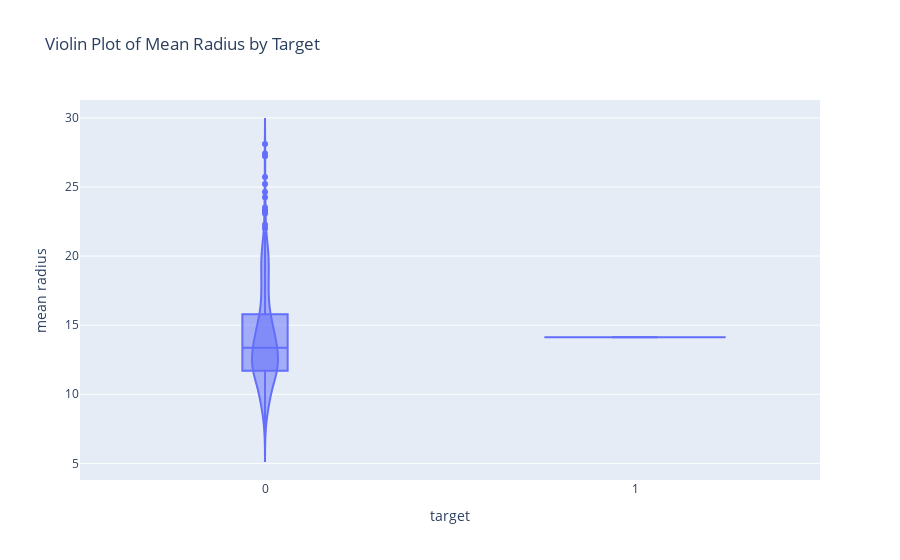

Source (notebook cell):
### Markdown cell above
PLOTLYEXPRESS

### Code cell
import plotly.express as px

# Create a violin plot of a feature
fig = px.violin(data, x='target', y='mean radius', box=True, title='Violin Plot of Mean Radius by Target')
fig.show()

### Figure 1 — Plotly figure (JSON) as saved in the notebook; plotly's stock layout.template omitted (floating-point values rounded to 4 significant figures; data arrays with more than 128 entries replaced by an {"elided": "..."} marker saying what was removed)
{"data": [{"alignmentgroup": "True", "box": {"visible": true}, "hovertemplate": "target=%{x}<br>mean radius=%{y}<extra></extra>", "legendgroup": "", "marker": {"color": "#636efa"}, "name": "", "offsetgroup": "", "orientation": "v", "scalegroup": "True", "showlegend": false, "type": "violin", "x": {"elided": "1011 int values"}, "x0": " ", "xaxis": "x", "y": {"elided": "1011 float values"}, "y0": " ", "yaxis": "y"}], "layout": {"legend": {"tracegroupgap": 0}, "title": {"text": "Violin Plot of Mean Radius by Target"}, "violinmode": "group", "xaxis": {"anchor": "y", "domain": [0, 1], "title": {"text": "target"}}, "yaxis": {"anchor": "x", "domain": [0, 1], "title": {"text": "mean radius"}}}}
